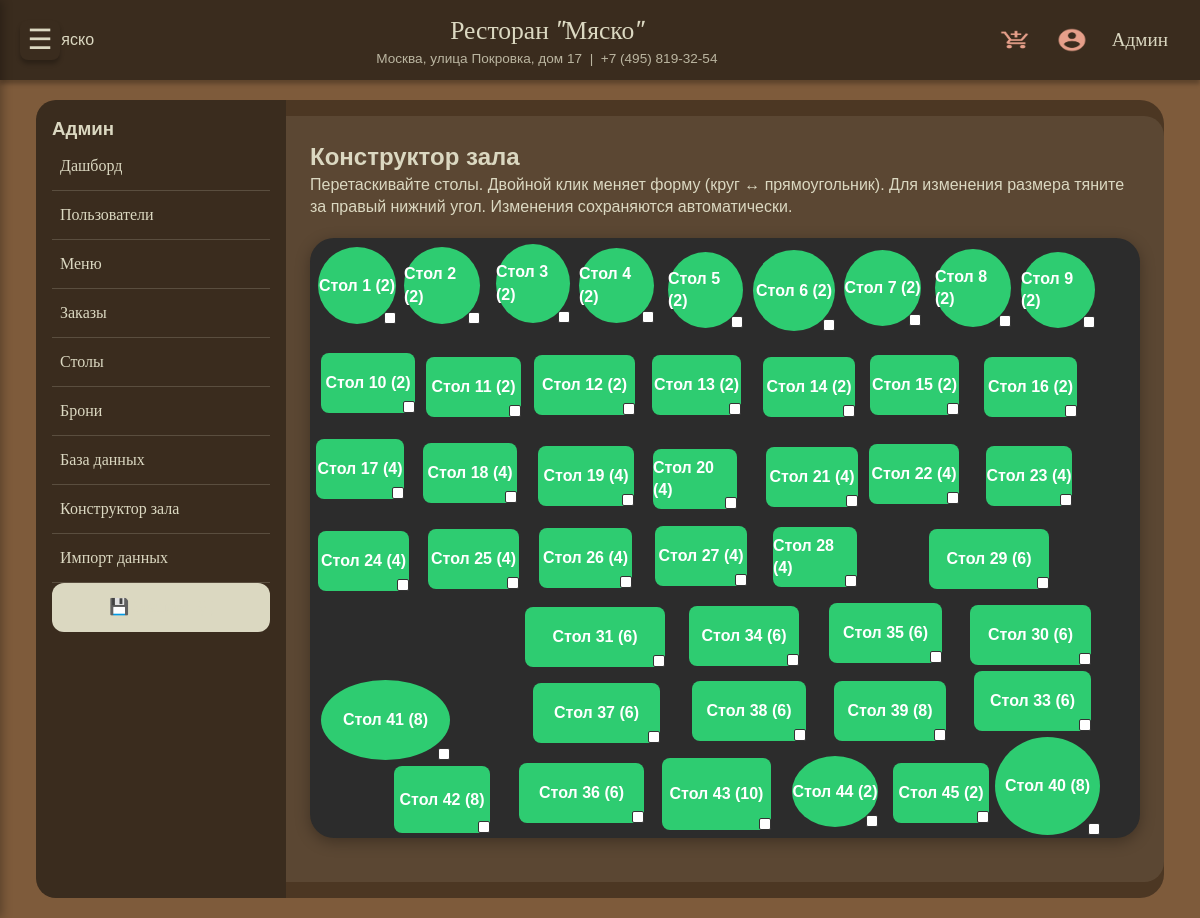
Page /admin/floor-plan (signed in) on the committed database.
### tables this page shows
CREATE TABLE users (
                id INTEGER PRIMARY KEY AUTOINCREMENT,
                first_name TEXT NOT NULL,
                last_name TEXT NOT NULL,
                phone TEXT UNIQUE NOT NULL,
                email TEXT,
                password_hash TEXT NOT NULL,
                role TEXT DEFAULT 'user',
                bonus_points INTEGER DEFAULT 0
            );

CREATE TABLE tables (
                id INTEGER PRIMARY KEY AUTOINCREMENT,
                capacity INTEGER NOT NULL,
                location TEXT,
                active INTEGER DEFAULT 1
            , pos_x INTEGER DEFAULT 0, pos_y INTEGER DEFAULT 0, width INTEGER DEFAULT 100, height INTEGER DEFAULT 100, shape TEXT DEFAULT 'rectangle');

### routers.py (the view)
@app.route('/admin/floor-plan')
@role_required('admin')
def admin_floor_plan():
    with get_db() as conn:
        tables = conn.execute("SELECT * FROM tables ORDER BY id").fetchall()
    return render_template('admin_floor_plan.html', tables=tables)

### models.py (called while the page is built)
def get_db():
    conn = sqlite3.connect(DATABASE)
    conn.row_factory = sqlite3.Row
    conn.execute("PRAGMA foreign_keys = ON")
    return conn

    @staticmethod
    def get(user_id):
        with get_db() as conn:
            row = conn.execute("SELECT * FROM users WHERE id=?", (user_id,)).fetchone()
        return User(row) if row else None

### routers.py (called while the page is built)
@app.context_processor
def inject_csrf():
    from flask_wtf.csrf import generate_csrf
    return dict(csrf_token=generate_csrf, csrf_token_value=generate_csrf())

@login_manager.user_loader
def load_user(user_id):
    return User.get(user_id)

def role_required(*roles):
    def decorator(f):
        @wraps(f)
        @login_required
        def decorated_function(*args, **kwargs):
            if current_user.role not in roles:
                flash('Недостаточно прав', 'error')
                return redirect(url_for('index'))
            return f(*args, **kwargs)
        return decorated_function
    return decorator

@app.before_request
def make_user_available():
    g.user = current_user if current_user.is_authenticated else None

### app/templates/admin_floor_plan.html (shortened to what this page needs)
{% extends "admin_base.html" %}
{% block admin_content %}
<h2>Конструктор зала</h2>
<p>Перетаскивайте столы. Двойной клик меняет форму (круг ↔ прямоугольник). Для изменения размера тяните за правый нижний угол. Изменения сохраняются автоматически.</p>
<div id="floor-container" class="floor-container">
    {% for t in tables %}
    <div class="draggable-table" data-id="{{ t.id }}"
         style="left:{{ t.pos_x or 20 + loop.index0 % 5 * 150 }}px;
                top:{{ t.pos_y or 20 + (loop.index0 // 5) * 120 }}px;
                width:{{ t.width or 120 }}px; height:{{ t.height or 90 }}px;
                background:{% if t.active %}#2ecc71{% else %}#e74c3c{% endif %};
                border-radius:{% if t.shape == 'circle' %}50%{% else %}8px{% endif %};">
        Стол {{ t.id }} ({{ t.capacity }})
        <div class="resize-handle"></div>
    </div>
    {% endfor %}
</div>
{% endblock %}

### app/templates/base.html (shortened to what this page needs)
<!DOCTYPE html>
<html lang="ru">
<head>
    <link rel="stylesheet" href="{{ url_for('static', filename='css/font.css') }}">
    <link rel="stylesheet" href="{{ url_for('static', filename='style.css') }}">
    {% if request.path.startswith('/admin') %}
    <link rel="stylesheet" href="{{ url_for('static', filename='admin_style.css') }}">
    {% endif %}
</head>
<body>
    <div class="menu-toggle" id="menu-toggle-btn">☰</div>
    <header class="site-header">
        <div class="header-container">
            <div class="logo">
                <a href="{{ url_for('index') }}">
                    <img src="{{ url_for('static', filename='images/logo.png') }}" alt="Мяско" height="40">
                </a>
            </div>
            <div class="header-info">
                <div class="restaurant-name">Ресторан "Мяско"</div>
                <div class="restaurant-address">Москва, улица Покровка, дом 17 &nbsp;|&nbsp; +7 (495) 819-32-54</div>
            </div>
            <div class="header-actions">
                <a href="{{ url_for('cart') }}" class="header-icon cart-icon" title="Корзина"></a>
                {% if current_user.is_authenticated %}
                    <a href="{{ url_for('profile') }}" class="header-icon profile-icon" title="Личный кабинет"></a>
                    <a href="{{ url_for('profile') }}" class="user-name">{{ current_user.first_name }}</a>
                {% else %}
                    <a href="{{ url_for('login') }}" class="header-icon profile-icon" title="Войти"></a>
                {% endif %}
            </div>
        </div>
    </header>
    <main>
        {% block content %}{% endblock %}
    </main>
</body>
</html>

### app/static/style.css (style rules this page uses)
:root { --brown-dark: #3a2c1e; --brown-medium: #7e5b3b; --beige-light: #dbd8c1; --accent: #e69f8a; --black-40: rgba(0, 0, 0, 0.4); --font-heading: 'Volkhov-Italic', 'Volkhov-Bold Italic', serif; --font-body: 'Inter-Regular', 'Anek Devanagari-Regular', sans-serif; --shadow: 0px 4px 4px rgba(0, 0, 0, 0.25); }
* { margin: 0; padding: 0; box-sizing: border-box; }
body { background-color: var(--brown-medium); font-family: var(--font-body); color: var(--beige-light); line-height: 1.4; padding-top: 80px; }
a { text-decoration: none; color: inherit; }
.site-header { position: fixed; top: 0; left: 0; width: 100%; background: var(--brown-dark); box-shadow: var(--shadow); z-index: 1000; padding: 0.8rem 2rem; }
.header-container { max-width: 1400px; margin: 0 auto; display: flex; justify-content: space-between; align-items: center; flex-wrap: wrap; gap: 1rem; }
.logo img { height: 45px; }
.header-info { text-align: center; flex: 1; }
.restaurant-name { font-family: var(--font-heading); font-size: 1.6rem; color: var(--beige-light); white-space: nowrap; }
.restaurant-address { font-size: 0.85rem; color: var(--beige-light); opacity: 0.8; white-space: nowrap; }
.header-actions { display: flex; align-items: center; gap: 1.5rem; }
.header-icon { width: 32px; height: 32px; background-size: contain; background-repeat: no-repeat; background-position: center; cursor: pointer; }
.cart-icon { background-image: url('/static/images/add_shopping_cart.png'); }
.profile-icon { background-image: url('/static/images/account_circle.png'); }
.user-name { font-family: var(--font-heading); font-size: 1.2rem; color: var(--beige-light); white-space: nowrap; display: inline-block; max-width: 150px; overflow: hidden; text-overflow: ellipsis; }
.menu-toggle { position: fixed; top: 20px; left: 20px; z-index: 1002; width: 40px; height: 40px; background: var(--brown-dark); border-radius: 8px; display: flex; align-items: center; justify-content: center; font-size: 28px; cursor: pointer; color: var(--beige-light); box-shadow: var(--shadow); }
main { max-width: 1400px; margin: 1rem auto; padding: 0 1rem; }

### app/static/admin_style.css (style rules this page uses)
:root { --brown-dark: #3a2c1e; --brown-medium: #7e5b3b; --beige-light: #dbd8c1; --accent: #e69f8a; --black-40: rgba(0, 0, 0, 0.4); --font-heading: 'Volkhov-Italic', 'Volkhov-Bold Italic', serif; --font-body: 'Inter-Regular', 'Anek Devanagari-Regular', sans-serif; }
body { padding-top: 80px; }

### app/templates/admin_floor_plan.html (style rules this page uses)
.floor-container { position: relative; width: 100%; min-height: 600px; background: #2c2c2c; border-radius: 24px; margin: 20px auto; overflow: auto; box-shadow: 0 4px 15px rgba(0,0,0,0.3); }
.draggable-table { position: absolute; display: flex; align-items: center; justify-content: center; color: white; font-weight: bold; cursor: move; transition: box-shadow 0.2s; border-radius: 8px; }
.resize-handle { position: absolute; right: 0; bottom: 0; width: 12px; height: 12px; background: white; border: 1px solid #333; cursor: nwse-resize; border-radius: 2px; }

### rows in the picture
users: first_name "Админ"
tables: id "1", capacity "2"
tables: id "2", capacity "2"
tables: id "3", capacity "2"
tables: id "4", capacity "2"
tables: id "5", capacity "2"
tables: id "6", capacity "2"
tables: id "7", capacity "2"
tables: id "8", capacity "2"
tables: id "9", capacity "2"
tables: id "10", capacity "2"
tables: id "11", capacity "2"
tables: id "12", capacity "2"
tables: id "13", capacity "2"
tables: id "14", capacity "2"
tables: id "15", capacity "2"
tables: id "16", capacity "2"
tables: id "17", capacity "4"
tables: id "18", capacity "4"
tables: id "19", capacity "4"
tables: id "20", capacity "4"
tables: id "21", capacity "4"
tables: id "22", capacity "4"
tables: id "23", capacity "4"
tables: id "24", capacity "4"
tables: id "25", capacity "4"
tables: id "26", capacity "4"
tables: id "27", capacity "4"
tables: id "28", capacity "4"
tables: id "29", capacity "6"
tables: id "30", capacity "6"
tables: id "31", capacity "6"
tables: id "33", capacity "6"
tables: id "34", capacity "6"
tables: id "35", capacity "6"
tables: id "36", capacity "6"
tables: id "37", capacity "6"
tables: id "38", capacity "6"
tables: id "39", capacity "8"
tables: id "40", capacity "8"
tables: id "41", capacity "8"
tables: id "42", capacity "8"
tables: id "43", capacity "10"
tables: id "44", capacity "2"
tables: id "45", capacity "2"
